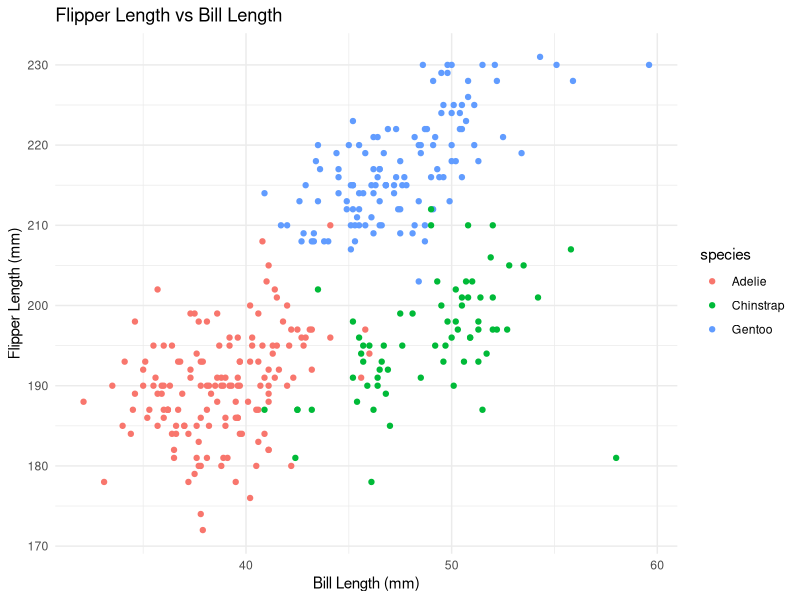
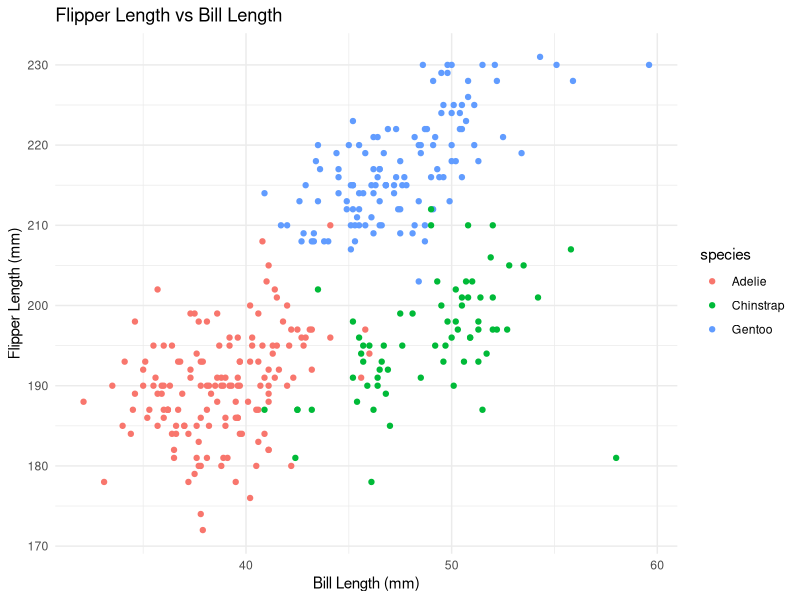

Reproduce these figures in R, in order.
## ---- chunk 1
library(tidyverse)
## ---- chunk 2
data("penguins", package = "palmerpenguins")

dataset_size = penguins %>%
  summarise(
    rows = nrow(penguins), 
    columns = ncol(penguins)
    )

mean_flipper_length = penguins %>%
  summarise(
    mean_flipper_length_mm = mean(
      flipper_length_mm, na.rm = TRUE)
    )

## ---- chunk 3
ggplot(
  penguins, aes(
    x = bill_length_mm, 
    y = flipper_length_mm, 
    color = species)) +
  geom_point() +
  labs(
    title = "Flipper Length vs Bill Length", 
    x = "Bill Length (mm)", 
    y = "Flipper Length (mm)") +
  theme_minimal()

ggsave("flipper_vs_bill_length.png")
## ---- chunk 4
set.seed(123)
## ---- chunk 5

example_data = data.frame(
  norm_samp = rnorm(10),
  norm_samp_pos = rnorm(10) > 0,
  char_vector = letters[1:10],
  factor_vector = factor(sample(c("fun level", "ugly level", "evil level"), 10, replace = TRUE))
)

head(example_data)
## ---- chunk 6

mean_samp = mean(pull(example_data, norm_samp))
mean_samp_pos = mean(pull(example_data, norm_samp_pos))
mean_char = mean(pull(example_data, char_vector))
mean_vector = mean(pull(example_data, factor_vector))

